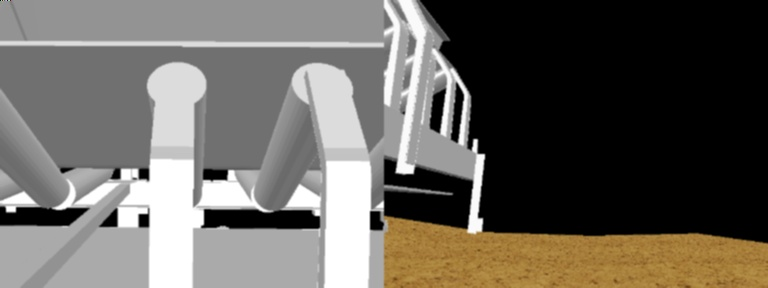
#> input picture script/rgb_data_93.jpg, 768 x 288 px, found by its file name
$ jupyter execute --allow-errors valeNeuralNetwork.ipynb
#> lines starting #> are read from the running program, lines starting #| are printed output that depends on the picture
# Behavioral Cloning
Team FoROS

**Behavioral Cloning Project**

The goals / steps of this project are the following:
* Use the simulator to collect data of good driving behavior
* Build a convolution neural network in Keras that predicts traction commands from images
* Train the model
* Test that the model successfully drives around track

### Model Architecture and Training Strategy

#### 1. An appropriate model architecture has been employed

For training, it was used the nvidia model:

https://devblogs.nvidia.com/parallelforall/deep-learning-self-driving-cars/

The model includes RELU layers to introduce nonlinearity and the data is normalized in the model using a Keras lambda layer (code line 101).

#### 2. Attempts to reduce overfitting in the model

The model was trained and validated (code line 38) on different data sets to ensure that the model was not overfitting. The model was tested by running it through the simulator and ensuring that the vehicle could stay on the track.

#### 3. Model parameter tuning

The model used an adam optimizer, so the learning rate was not tuned manually.

### Model Architecture and Training Strategy

#### 1. Solution Design Approach

To solve the ROSI Challenge 2019, our team decide use a behavioral clonning approach. So, our first step was to use a convolution neural network model, similar to the nvidia model. This model was used to drive a selfdriving car for NVIDIA team.

After choosing the model and build the software structure, the next step was to run the simulator to see how well the robot could drive around the track. There were a few spots where the robot fell off the track. To improve the driving behavior in these cases, we recorded data in many situation: starting position, avoiding obstacles, and so on.

At the end of the process, the robot was able to drive autonomously around the track without leaving the road and avoiding obstacles.

#### 2. Final Model Architecture

As described in (https://devblogs.nvidia.com/parallelforall/deep-learning-self-driving-cars/), the model has 9 layers. In the first layer, it was used a normaliation function. After that, it was used 5 convolutions layers for feature extractions. As described in nvidia's blog, that layers were chosen by many tests.

The final model architecture is presented below:

# Nvidea model
```sh
model = Sequential()
model.add(Lambda(lambda x: x/255.0-0.5, input_shape=(64,64,3)))
model.add(Convolution2D(24,5,5,subsample=(2,2),activation="relu"))
model.add(Convolution2D(36,5,5,subsample=(2,2),activation="relu"))
model.add(Convolution2D(48,5,5,subsample=(2,2),activation="relu"))
model.add(Convolution2D(64,3,3,activation="relu"))
model.add(Convolution2D(64,3,3,activation="relu"))
model.add(Flatten())
model.add(Dense(100))
model.add(Dense(50))
model.add(Dense(10))
model.add(Dense(1))
```

#### 4. Creation of the Training Set & Training Process

A good dataset is critical for any CNN application, so, our team had to drive a lot! We had two available cams, the first one is the Kinect RGB cam, and the second one is the ur5 cam, in the robot's arm. So, we decided using both information to train our CNN, because the Kinect cam could "see" obstacles and the ur5 cam could see the platform. To use both informations, we decided to concatenate both cams images, as follow:

[cell 1]
import cv2
import matplotlib.pyplot as plt
import numpy as np

img = cv2.imread('jupterImages/rgb_data_93.jpg')
#> img is the input picture: shape (288, 768, 3); mean B, G, R 93.9, 100.3, 104.2
img = cv2.cvtColor(img, cv2.COLOR_BGR2RGB)
plt.imshow(img)
plt.show()

#### 4. Image Processing

Before trainning our CNN model, we done some processing techniques to try improve our CNN model. So, we created the function process as follow:

```sh
def preprocess(img):
    image = cv2.GaussianBlur(img, (3,3), 0)
    image = cv2.resize(image, (64,64), interpolation=cv2.INTER_AREA)
    proc_img = cv2.cvtColor(image, cv2.COLOR_BGR2YUV)	# cv2 loads images as BGR
    return proc_img
```

1. It is possible to see that first, we use a gaussianBlur function with a 3x3 kernel size to reduce noises.
2. After, we resize the image to a 64,64 one to reduce memory usage during the training of our model.
3. After all, it was used a YUV color space transformation, as presented in the NVIDIA's paper.

[cell 2]
img = cv2.imread('jupterImages/rgb_data_93.jpg')
img = cv2.cvtColor(img, cv2.COLOR_BGR2RGB)
image = cv2.GaussianBlur(img, (3,3), 0)
plt.imshow(img)
plt.show()

[cell 3]
image = cv2.resize(image, (64,64), interpolation=cv2.INTER_AREA)
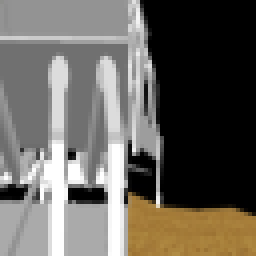
#> image: shape (64, 64, 3) (shown 4 times larger); mean R, G, B 104.2, 100.3, 93.9
plt.imshow(image)
plt.show()

[cell 4]
proc_img = cv2.cvtColor(image, cv2.COLOR_RGB2YUV)
#> proc_img: shape (64, 64, 3); mean of channels 0, 1, 2 100.8, 124.6, 131.1
plt.imshow(proc_img)
plt.show()

The traction commands were recorded in a csv file, as follow:

[cell 5]
import pandas as pd
#> (the rest of this cell did not finish here and is left out)

#### 5. Fire and Rolls detection

To detect fire and rolls we used some image processing and color detection. Besides that, it was used a centroid calculation to detect the center of countors, as follow:

[cell 6]
img = cv2.imread('jupterImages/fireDetection.jpg')
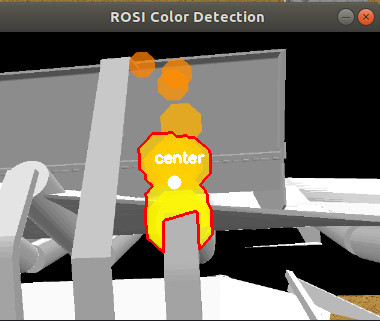
#> input picture script/fireDetection.jpg, 380 x 321 px, found by its file name
#> img is the input picture: shape (321, 380, 3); mean B, G, R 104.2, 116.2, 122.1
img = cv2.cvtColor(img, cv2.COLOR_BGR2RGB)
plt.imshow(img)
plt.show()

[cell 7]
img = cv2.imread('jupterImages/rollsDetection.jpg')
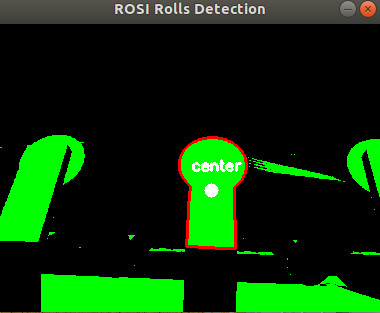
#> input picture script/rollsDetection.jpg, 380 x 313 px, found by its file name
#> img is the input picture: shape (313, 380, 3); mean B, G, R 7.7, 51.4, 10.3
img = cv2.cvtColor(img, cv2.COLOR_BGR2RGB)
plt.imshow(img)
plt.show()

#### 5. Mapping

To track trajectory, we used the GPS signal from the robot. We generate a 2D map with GPS points. Also, in this map, we plot the detected fire, as we can see bellow:

[cell 8]
img = cv2.imread('jupterImages/map.jpg')
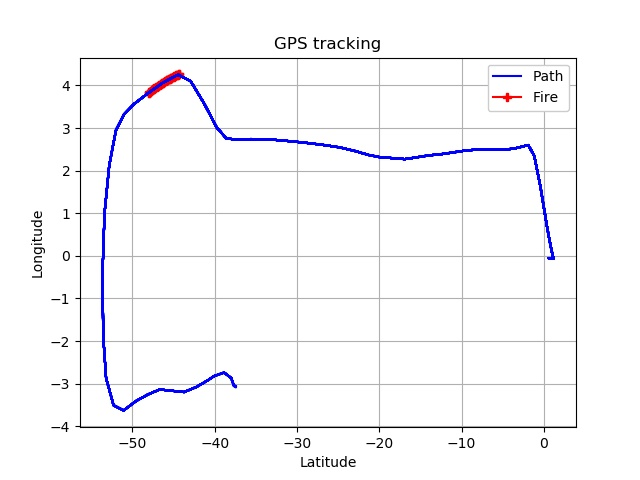
#> input picture script/map.jpg, 640 x 480 px, found by its file name
#> img is the input picture: shape (480, 640, 3); mean B, G, R 249.2, 247.1, 247.4
img = cv2.cvtColor(img, cv2.COLOR_BGR2RGB)
plt.imshow(img)
plt.show()
